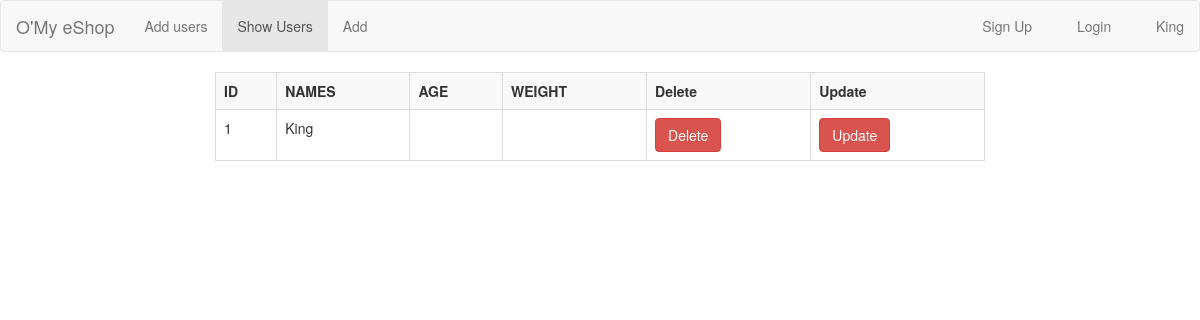
Page /users (signed in) on the earlier database version.
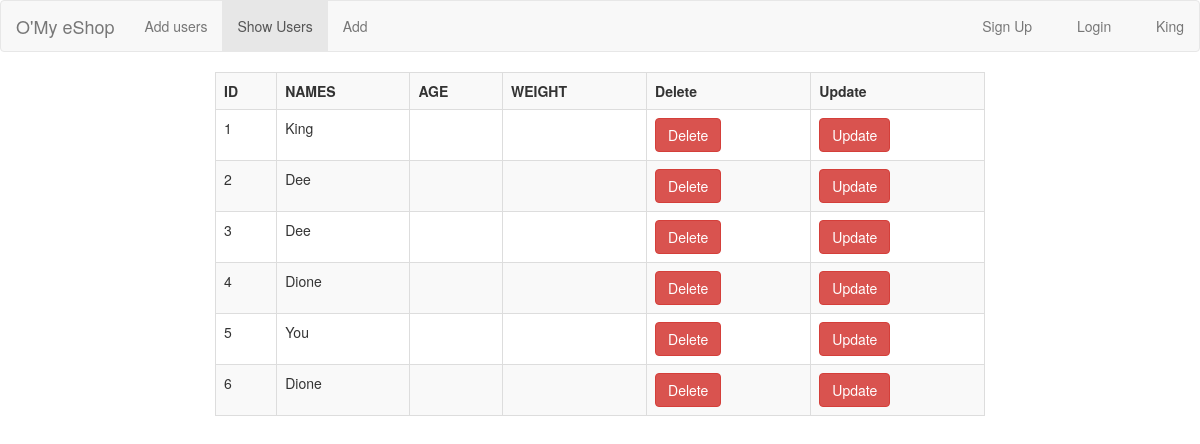
Same page on the later database version.
### Databases.py (models this page shows)
class User(Model):
    names = CharField()
    email = CharField(unique=True)
    password = CharField()
    sum_purchase = IntegerField()
    class Meta:
        database = db

### app.py (the view)
@app.route('/users')
def users():
    if not session.get('logged_in'):
        return redirect(url_for('login'))
    id = session['id']
    users = User.select()
    return render_template('show.html',users = users)

### templates/show.html (shortened to what this page needs)
<!DOCTYPE html>
<html lang="en">
<head>
    <link rel="stylesheet" href="/static/bootstrap.css">
</head>
<body>
    <nav class="navbar navbar-default">
      <div class="container-fluid">
        <div class="navbar-header">
          <a class="navbar-brand" href="/">O'My eShop</a>
        </div>
        <ul class="nav navbar-nav">
          <li><a href="/register">Add users</a></li>
          <li class="active"><a href="/show">Show Users</a></li>
            <li><a href="/">Add</a></li>
        </ul>
        <ul class="nav navbar-nav navbar-right">
          <li><a href="#"><span class="glyphicon glyphicon-user"></span> Sign Up</a></li>
          <li><a href="#"><span class="glyphicon glyphicon-log-in"></span> Login</a></li>
          <li><a href="#"><span class="glyphicon glyphicon-user"></span> {{ session['names'] }}</a></li>
        </ul>
      </div>
    </nav>
    <div class="col-sm-8 col-sm-offset-2">
    <table class="table table-striped table-bordered">
        <tr>
            <th>ID</th>
            <th>NAMES</th>
            <th>AGE</th>
            <th>WEIGHT</th>
            <th>Delete</th>
            <th>Update</th>
        </tr>
        {% for user in users %}
        <tr>
            <td>{{ user.id }}</td>
            <td>{{ user.names }}</td>
            <td>{{ user.age }}</td>
            <td>{{ user.weight }}</td>
            <td><a href="delete/{{ user.id }}" class="btn btn-danger">Delete</a></td>
            <td><a href="update/{{ user.id }}" class="btn btn-danger">Update</a></td>
        </tr>
        {% endfor %}
    </table>
    </div>
</body>
</html>

Differences in the rows shown:
added User: id "2", names "Dee"
added User: id "3", names "Dee"
added User: id "4", names "Dione"
added User: id "5", names "You"
added User: id "6", names "Dione"
